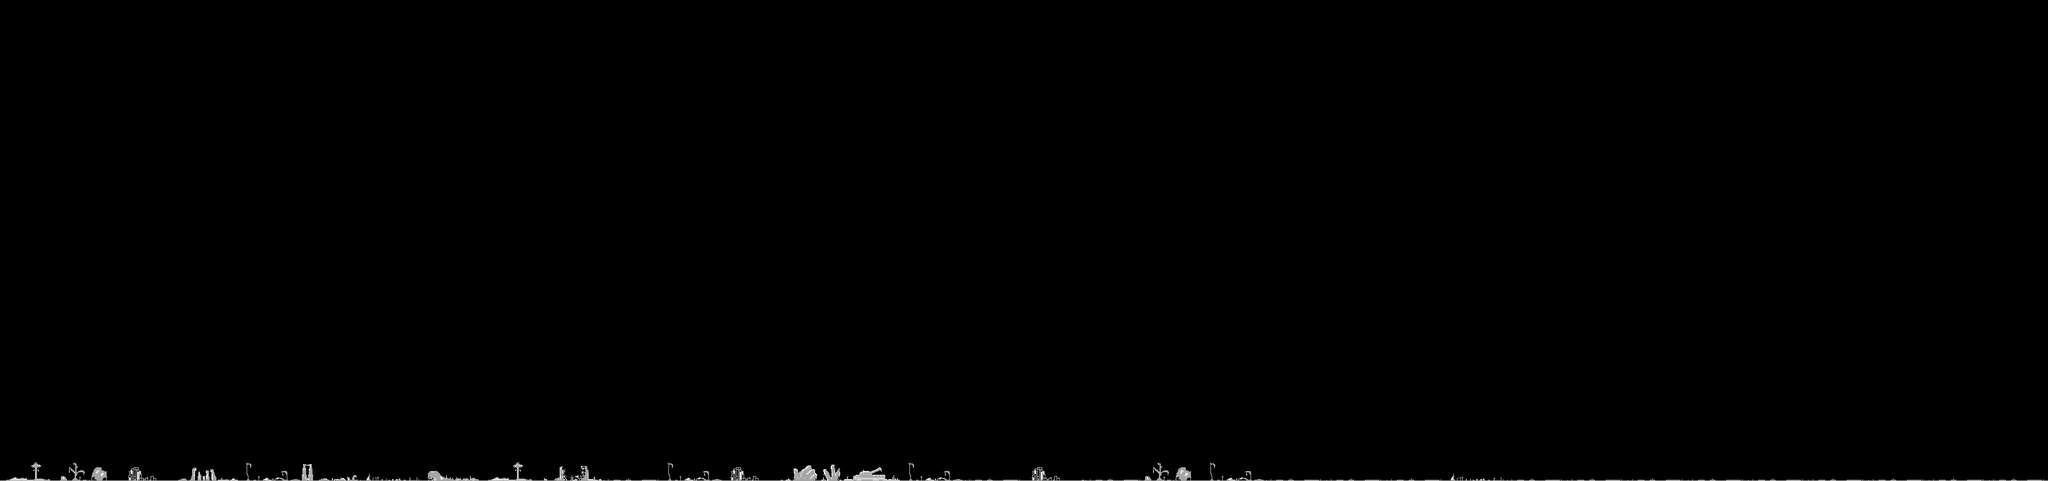

This game map was drawn from its Tiled (.tmx) file and the tilesets committed beside it. A one-line description and the full map source follow:
An orthogonal 34x24 tile map with 96x32 px tiles, 1 tile layer (background).

<map version="1.0" orientation="orthogonal" renderorder="right-down" width="34" height="24" tilewidth="96" tileheight="32" nextobjectid="1">
 <tileset firstgid="1" name="background" tilewidth="96" tileheight="32">
  <image source="background.png" width="1536" height="32" />
 </tileset>
 <layer name="background" width="34" height="24">
  <data encoding="csv">
0,0,0,0,0,0,0,0,0,0,0,0,0,0,0,0,0,0,0,0,0,0,0,0,0,0,0,0,0,0,0,0,0,0,
0,0,0,0,0,0,0,0,0,0,0,0,0,0,0,0,0,0,0,0,0,0,0,0,0,0,0,0,0,0,0,0,0,0,
0,0,0,0,0,0,0,0,0,0,0,0,0,0,0,0,0,0,0,0,0,0,0,0,0,0,0,0,0,0,0,0,0,0,
0,0,0,0,0,0,0,0,0,0,0,0,0,0,0,0,0,0,0,0,0,0,0,0,0,0,0,0,0,0,0,0,0,0,
0,0,0,0,0,0,0,0,0,0,0,0,0,0,0,0,0,0,0,0,0,0,0,0,0,0,0,0,0,0,0,0,0,0,
0,0,0,0,0,0,0,0,0,0,0,0,0,0,0,0,0,0,0,0,0,0,0,0,0,0,0,0,0,0,0,0,0,0,
0,0,0,0,0,0,0,0,0,0,0,0,0,0,0,0,0,0,0,0,0,0,0,0,0,0,0,0,0,0,0,0,0,0,
0,0,0,0,0,0,0,0,0,0,0,0,0,0,0,0,0,0,0,0,0,0,0,0,0,0,0,0,0,0,0,0,0,0,
0,0,0,0,0,0,0,0,0,0,0,0,0,0,0,0,0,0,0,0,0,0,0,0,0,0,0,0,0,0,0,0,0,0,
0,0,0,0,0,0,0,0,0,0,0,0,0,0,0,0,0,0,0,0,0,0,0,0,0,0,0,0,0,0,0,0,0,0,
0,0,0,0,0,0,0,0,0,0,0,0,0,0,0,0,0,0,0,0,0,0,0,0,0,0,0,0,0,0,0,0,0,0,
0,0,0,0,0,0,0,0,0,0,0,0,0,0,0,0,0,0,0,0,0,0,0,0,0,0,0,0,0,0,0,0,0,0,
0,0,0,0,0,0,0,0,0,0,0,0,0,0,0,0,0,0,0,0,0,0,0,0,0,0,0,0,0,0,0,0,0,0,
0,0,0,0,0,0,0,0,0,0,0,0,0,0,0,0,0,0,0,0,0,0,0,0,0,0,0,0,0,0,0,0,0,0,
0,0,0,0,0,0,0,0,0,0,0,0,0,0,0,0,0,0,0,0,0,0,0,0,0,0,0,0,0,0,0,0,0,0,
0,0,0,0,0,0,0,0,0,0,0,0,0,0,0,0,0,0,0,0,0,0,0,0,0,0,0,0,0,0,0,0,0,0,
0,0,0,0,0,0,0,0,0,0,0,0,0,0,0,0,0,0,0,0,0,0,0,0,0,0,0,0,0,0,0,0,0,0,
0,0,0,0,0,0,0,0,0,0,0,0,0,0,0,0,0,0,0,0,0,0,0,0,0,0,0,0,0,0,0,0,0,0,
0,0,0,0,0,0,0,0,0,0,0,0,0,0,0,0,0,0,0,0,0,0,0,0,0,0,0,0,0,0,0,0,0,0,
0,0,0,0,0,0,0,0,0,0,0,0,0,0,0,0,0,0,0,0,0,0,0,0,0,0,0,0,0,0,0,0,0,0,
0,0,0,0,0,0,0,0,0,0,0,0,0,0,0,0,0,0,0,0,0,0,0,0,0,0,0,0,0,0,0,0,0,0,
0,0,0,0,0,0,0,0,0,0,0,0,0,0,0,0,0,0,0,0,0,0,0,0,0,0,0,0,0,0,0,0,0,0,
0,0,0,0,0,0,0,0,0,0,0,0,0,0,0,0,0,0,0,0,0,0,0,0,0,0,0,0,0,0,0,0,0,0,
15,2,4,8,3,14,1,9,15,16,6,3,4,10,12,3,6,4,6,2,3,6,6,6,1,6,6,6,6,6,6,6,6,6
</data>
 </layer>
</map>
